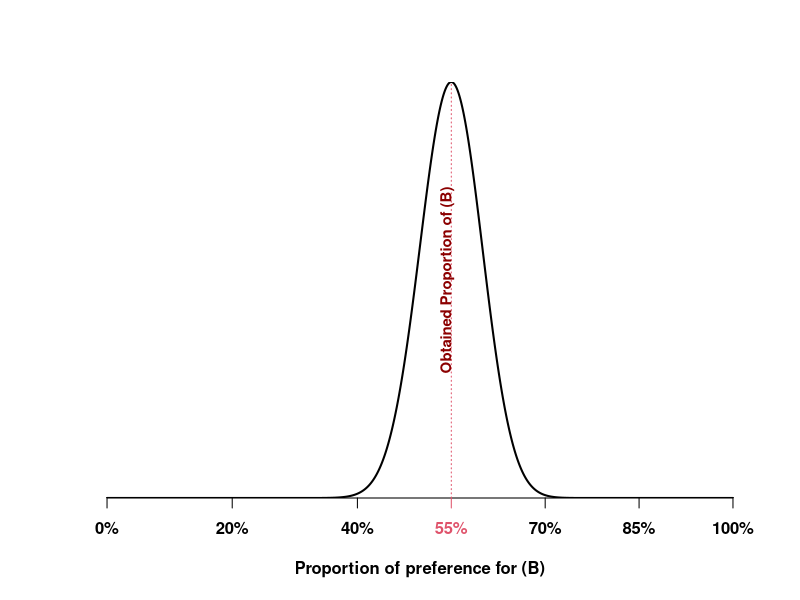

R code for this plot:
Likelihood = curve(dbinom(55, 100, x), n = 1e4, lwd = 2, axes = FALSE, yaxs = "i",
      xlab = "Proportion of preference for (B)", ylab = NA, font.lab = 2)$y

axis(1, at = c(0, .2, .4, .7, .85, 1), labels = paste0(c(0, .2, .4, .7, .85, 1)*1e2, "%"), font = 2)
axis(1, at = .55, labels = paste0(55, "%"), font = 2, col = 2, col.axis = 2)
segments(.55, 0, .55, dbinom(55, 100, .55), lty = 3, col = 2)
text(.55, max(Likelihood)/2, "Obtained Proportion of (B)", pos = 3, srt = 90, font = 2, col = "red4", cex = .9)